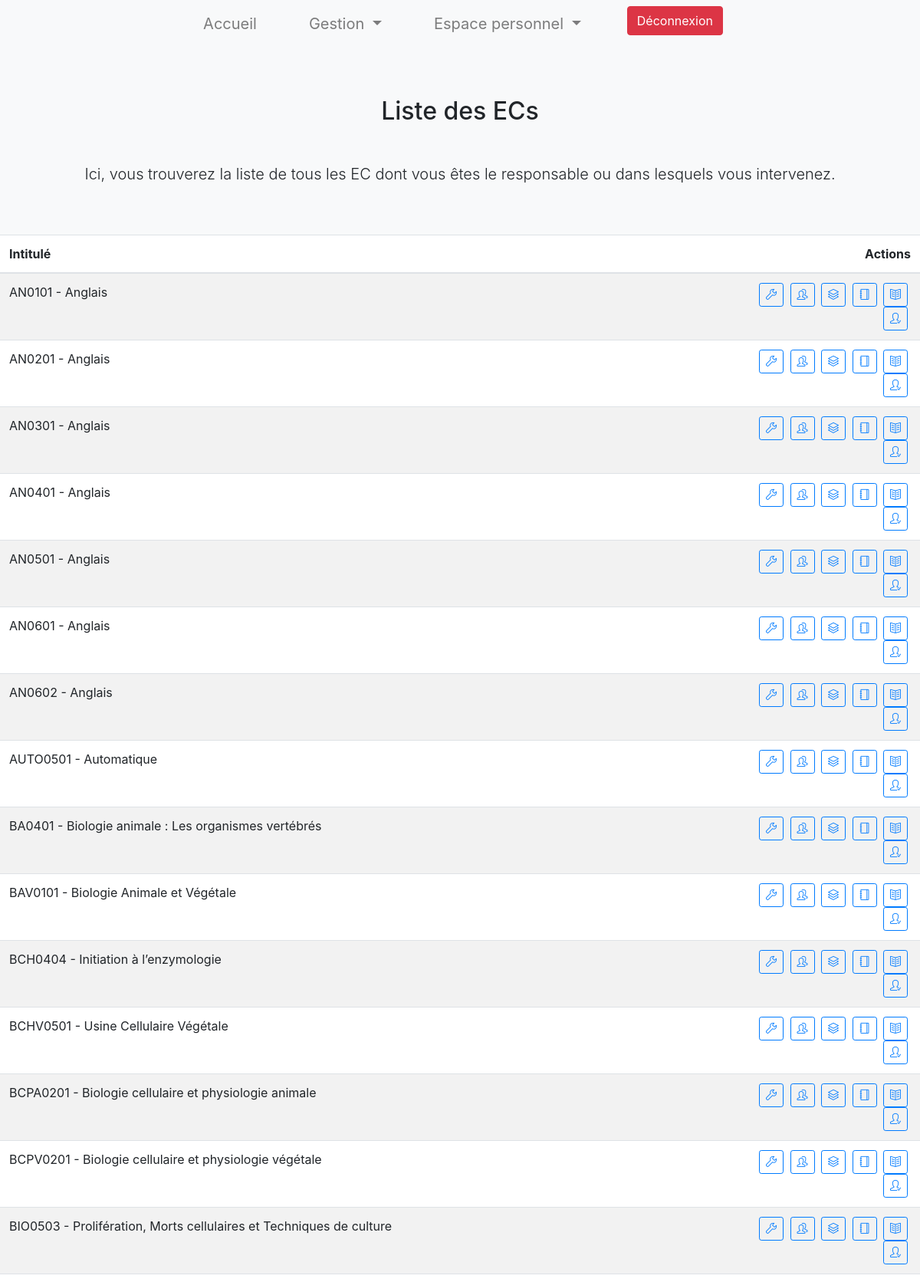
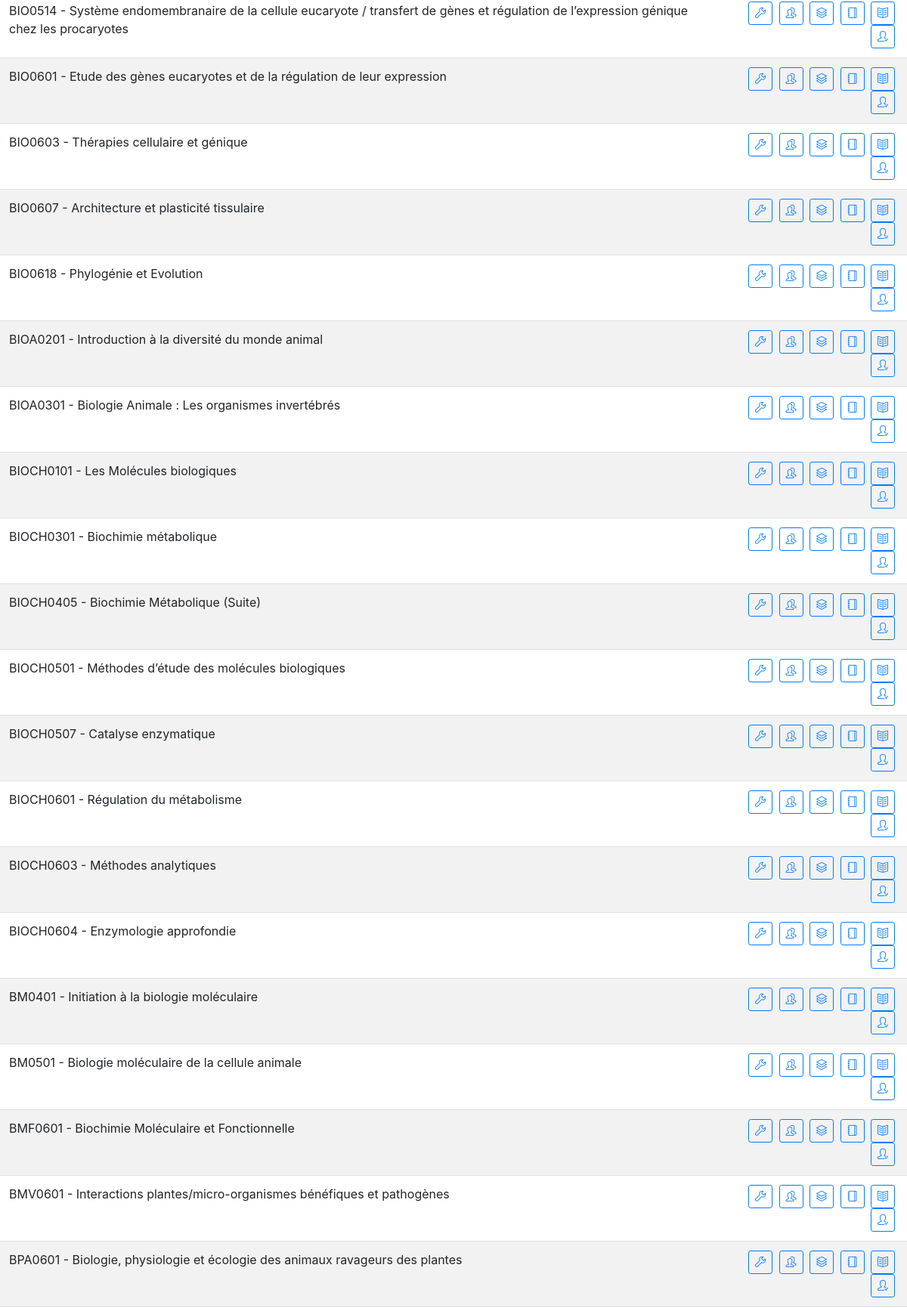
The page /ecs/liste.php (signed in, upper part) on the database its author committed (2 pictures, top to bottom).
### tables this page shows
CREATE TABLE IF NOT EXISTS `inf_ec` (
  `eco_id` int(11) NOT NULL AUTO_INCREMENT,
  `eco_code` varchar(20) NOT NULL,
  `eco_intitule` varchar(150) NOT NULL,
  PRIMARY KEY (`eco_id`)
);

### controller/EcsController.php (called while the page is built, shortened)
<?php
class EcsController {
    public static function liste() {
        if(UserModel::estAdmin()) {
            $data['ECS'] = ECModel::getList();
        }
        return Controller::push("Liste des ECs", "./view/ecs/liste.php", $data);
    }
}

### index.php (called while the page is built, shortened)
<?php
$mode = DEFAULT_CONTROLLER;
if((isset($_GET['mode'])) && preg_match("/^[a-zA-Z]+$/", $_GET['mode']))
    $mode = ucfirst($_GET['mode']);
$action = "";
if((isset($_GET['action'])) && preg_match("/^[a-zA-Z]+$/", $_GET['action']))
    $action = $_GET['action'];
$className = $mode."Controller";
if(method_exists($className, $action))
    $methodName = $className."::".$action;
else {
    Controller::goTo("accueil/error.php");
}
$methodName();

### model/ECModel.php (called while the page is built, shortened)
<?php
class ECModel {
    public static function getList() : array {
        $DB = MyPDO::getInstance();
        $SQL = "SELECT ".self::DBF_ID." as id, ".
                         self::DBF_CODE." as code, ".
                         self::DBF_INTITULE." as intitule, ".
                         "CONCAT(".self::DBF_CODE.",' - ',".self::DBF_INTITULE.") as nom ".
               " FROM ".self::DB." ORDER BY ".self::DBF_CODE." ASC;";
        if(($request = $DB->prepare($SQL)) && $request->execute()) {
            $result = array();
            while($row = $request->fetch())
                $result[] = $row;
            return $result;
        }
        else
            return null;
    }
}

### class/WebPage.php (called while the page is built, shortened)
<?php
class WebPage {
    private static $pageTitle = SITE_TITLE;
    private static $pageContent = "";
    public static function getTitle() : string {
        return self::$pageTitle;
    }
    public static function setTitle(string $pageTitle) : void {
        self::$pageTitle = $pageTitle;
    }
    public static function getContent() : string {
        return self::$pageContent;
    }
    public static function setContent(string $pageContent, bool $merge = false) : void {
        if(!$merge)
            self::$pageContent = $pageContent;
        else
            self::$pageContent .= $pageContent;
    }
}

### model/UserModel.php (called while the page is built, shortened)
<?php
class UserModel {
    public static function isTemporary() {
        return(isset($_SESSION[self::TMP_USER]['user']) && ($_SESSION[self::TMP_USER]['user'] !== null) &&
               isset($_SESSION[self::TMP_USER]['rights']) && ($_SESSION[self::TMP_USER]['rights'] !== null));
    }
	public static function isConnected() : bool {
		return (isset($_SESSION[self::USER_SESSION]) && ($_SESSION[self::USER_SESSION] != null));
	}
    public static function estRespDiplome(int $id = -1) {
        if(isset($_SESSION[self::USER_SESSION]) && ($_SESSION[self::USER_SESSION] != null)) {
            if($_SESSION[self::USER_SESSION]->getType() == User::TYPE_ADMIN)
                return true;
        }
        else
            return false;
    }
    public static function estEnseignant() : bool {
        return (isset($_SESSION[self::USER_SESSION]) && ($_SESSION[self::USER_SESSION] != null) &&
                (($_SESSION[self::USER_SESSION]->getType() == User::TYPE_ENSEIGNANT) ||
                 ($_SESSION[self::USER_SESSION]->getType() == User::TYPE_ADMIN)));
    }
}

### class/User.php (called while the page is built, shortened)
<?php
class User {
    private $type;
    public function getType() : string {
        return $this->type;
    }
}

### view/ecs/liste.php (the view, shortened to what this page needs)
<section class="mytitle text-center bg-light">
  <div class="container">
    <h2 class="mb-5">Liste des ECs</h2>
    <p class="lead mb-0">
        Ici, vous trouverez la liste de tous les EC dont vous êtes le responsable ou dans lesquels vous intervenez.
    </p>
  </div>
</section>
<?php
if(!isset($data['ECS']) || ($data['ECS'] === null) || (sizeof($data['ECS']) == 0)) {
?>
<div class="media alert-danger text-center">
  <div class="media-body">
    <p class="lead mb-0">Vous n'avez aucun accès actuellement.</p>
  </div>
</div>
<?php
}
else {
?>
<table class="table table-striped">
  <thead>
    <tr>
      <th scope="col">Intitulé</th>
      <th class="text-right" scope="col">Actions</th>
    </tr>
  </thead>
  <tbody>
<?php
foreach($data['ECS'] as $ECS) {
    echo <<<HTML
  <tr id='EC_{$ECS['id']}'>
    <td>{$ECS['code']} - {$ECS['intitule']}</td>
    <td class='text-right'>
      <a data-toggle='tooltip' data-placement='top' title="Informations"
       href="javascript:setEC({$ECS['id']}, 'ecs/informations.php')" class='btn btn-sm mr-1 btn-outline-primary'>
        <i class='icon-wrench'></i>
      </a>
      <a data-toggle='tooltip' data-placement='top' title="Liste des étudiants"
       href="javascript:setEC({$ECS['id']}, 'groupesec/etudiants.php')" class='btn btn-sm mr-1 btn-outline-primary'>
        <i class='icon-people'></i>
      </a>
      <a data-toggle='tooltip' data-placement='top' title="Gestion des groupes"
       href="javascript:setEC({$ECS['id']}, 'groupesec/index.php')" class='btn btn-sm mr-1 btn-outline-primary'>
        <i class='icon-layers'></i>
      </a>
      <a data-toggle='tooltip' data-placement='top' title="Gestion des épreuves"
       href="javascript:setEC({$ECS['id']}, 'epreuves/index.php')" class='btn btn-sm mr-1 btn-outline-primary'>
        <i class='icon-notebook'></i>
      </a>
      <a data-toggle='tooltip' data-placement='top' title="Saisie des notes"
       href="javascript:setEC({$ECS['id']}, 'notes/saisie.php')" class='btn btn-sm mr-1 btn-outline-primary'>
        <i class='icon-book-open'></i>
      </a>
      <a data-toggle='tooltip' data-placement='top' title="Gestion du présentiel"
       href="javascript:setEC({$ECS['id']}, 'presentiel/saisie.php')" class='btn btn-sm mr-1 btn-outline-primary'>
        <i class='icon-user-following'></i>
      </a>
    </td>
  </tr>
HTML;
}
?>
  </tbody>
</table>
<?php
}

### controller/Controller.php (shortened to what this page needs)
<?php
class Controller {
    public static function push(string $pageTitle, string $view, array $data = array(),
                                string $template = "./view/template.php") : void {
        if($view != "") {
            require($view);
        }
        if($template != "")
            require($template);
        else
            echo WebPage::getContent();
    }
}

### view/template.php (shortened to what this page needs)
<!doctype html>
<html lang="fr">
    <head>
        <link href="<?php echo WEB_PATH; ?>vendor/bootstrap/css/bootstrap.min.css" rel="stylesheet" type="text/css">
        <link href="<?php echo WEB_PATH; ?>vendor/simple-line-icons/css/simple-line-icons.css" rel="stylesheet" type="text/css">
        <link href="<?php echo WEB_PATH; ?>public/css/landing-page.css?v=20022019" rel="stylesheet" type="text/css">
    </head>
    <body>
        <?php
        require("menu.php");
        ?>
        <?php
        echo WebPage::getContent();
        ?>
    </body>
</html>

### view/menu.php (shortened to what this page needs)
<nav class="navbar navbar-expand-lg navbar-light bg-light">
  <div class="collapse navbar-collapse justify-content-md-center" id="navbarNav">
    <ul class="navbar-nav">
      <li class="nav-item <?php if(WebPage::getTitle() == "Accueil") echo "active"; ?>">
        <a class="nav-link" href="<?php echo WEB_PATH; ?>accueil/index.php">Accueil</a>
      </li>
<?php
if(UserModel::isConnected()) {
    if(UserModel::estEnseignant()) {
        if(UserModel::estRespDiplome()) {
?>
      <li class="nav-item dropdown">
        <a class="nav-link dropdown-toggle" href="#" id="navbarDropdownMenuLinkGestion" data-toggle="dropdown" aria-haspopup="true" aria-expanded="false">
          Gestion
        </a>
      </li>
<?php
        }
?>
      <li class="nav-item dropdown">
        <a class="nav-link dropdown-toggle" href="#" id="navbarDropdownMenuLinkEspace" data-toggle="dropdown" aria-haspopup="true" aria-expanded="false">
          Espace personnel
        </a>
      </li>
<?php
    }
?>
<?php
    if(UserModel::isTemporary()) {
?>
      <li class="nav-item">
        <a class="btn btn-warning" href="<?php echo WEB_PATH; ?>users/role.php">Switch</a>
      </li>
<?php
    }
    else {
?>
      <li class="nav-item">
        <a class="btn btn-danger" href="<?php echo WEB_PATH; ?>logout.php">Déconnexion</a>
      </li>
<?php
    }
}
else {
?>
      <li class="nav-item">
        <a class="btn btn-primary" href="<?php echo WEB_PATH; ?>login.php">Connexion</a>
      </li>
<?php
}
?>
    </ul>
  </div>
</nav>

### public/css/landing-page.css (style rules this page uses)
.mytitle { padding-top: 4rem; padding-bottom: 4rem; }
a.nav-link { font-size: 20px; margin-right: 52px; }

### rows shown on the page
inf_ec: eco_code "AN0101", eco_intitule "Anglais"
inf_ec: eco_code "AN0201", eco_intitule "Anglais"
inf_ec: eco_code "AN0301", eco_intitule "Anglais"
inf_ec: eco_code "AN0401", eco_intitule "Anglais"
inf_ec: eco_code "AN0501", eco_intitule "Anglais"
inf_ec: eco_code "AN0601", eco_intitule "Anglais"
inf_ec: eco_code "AN0602", eco_intitule "Anglais"
inf_ec: eco_code "AUTO0501", eco_intitule "Automatique"
inf_ec: eco_code "BA0401", eco_intitule "Biologie animale : Les organismes vertébrés"
inf_ec: eco_code "BAV0101", eco_intitule "Biologie Animale et Végétale"
inf_ec: eco_code "BCH0404", eco_intitule "Initiation à l’enzymologie"
inf_ec: eco_code "BCHV0501", eco_intitule "Usine Cellulaire Végétale"
inf_ec: eco_code "BCPA0201", eco_intitule "Biologie cellulaire et physiologie animale"
inf_ec: eco_code "BCPV0201", eco_intitule "Biologie cellulaire et physiologie végétale"
inf_ec: eco_code "BIO0503", eco_intitule "Prolifération, Morts cellulaires et Techniques de culture"
inf_ec: eco_code "BIO0514", eco_intitule "Système endomembranaire de la cellule eucaryote / transfert de gènes et régulation de l’expression génique chez les procaryotes"
inf_ec: eco_code "BIO0601", eco_intitule "Etude des gènes eucaryotes et de la régulation de leur expression"
inf_ec: eco_code "BIO0603", eco_intitule "Thérapies cellulaire et génique"
inf_ec: eco_code "BIO0607", eco_intitule "Architecture et plasticité tissulaire"
inf_ec: eco_code "BIO0618", eco_intitule "Phylogénie et Evolution"
inf_ec: eco_code "BIOA0201", eco_intitule "Introduction à la diversité du monde animal"
inf_ec: eco_code "BIOA0301", eco_intitule "Biologie Animale : Les organismes invertébrés"
inf_ec: eco_code "BIOCH0101", eco_intitule "Les Molécules biologiques"
inf_ec: eco_code "BIOCH0301", eco_intitule "Biochimie métabolique"
inf_ec: eco_code "BIOCH0405", eco_intitule "Biochimie Métabolique (Suite)"
inf_ec: eco_code "BIOCH0501", eco_intitule "Méthodes d’étude des molécules biologiques"
inf_ec: eco_code "BIOCH0507", eco_intitule "Catalyse enzymatique"
inf_ec: eco_code "BIOCH0601", eco_intitule "Régulation du métabolisme"
inf_ec: eco_code "BIOCH0603", eco_intitule "Méthodes analytiques"
inf_ec: eco_code "BIOCH0604", eco_intitule "Enzymologie approfondie"
inf_ec: eco_code "BM0401", eco_intitule "Initiation à la biologie moléculaire"
inf_ec: eco_code "BM0501", eco_intitule "Biologie moléculaire de la cellule animale"
inf_ec: eco_code "BMF0601", eco_intitule "Biochimie Moléculaire et Fonctionnelle"
inf_ec: eco_code "BMV0601", eco_intitule "Interactions plantes/micro-organismes bénéfiques et pathogènes"
inf_ec: eco_code "BPA0601", eco_intitule "Biologie, physiologie et écologie des animaux ravageurs des plantes"
